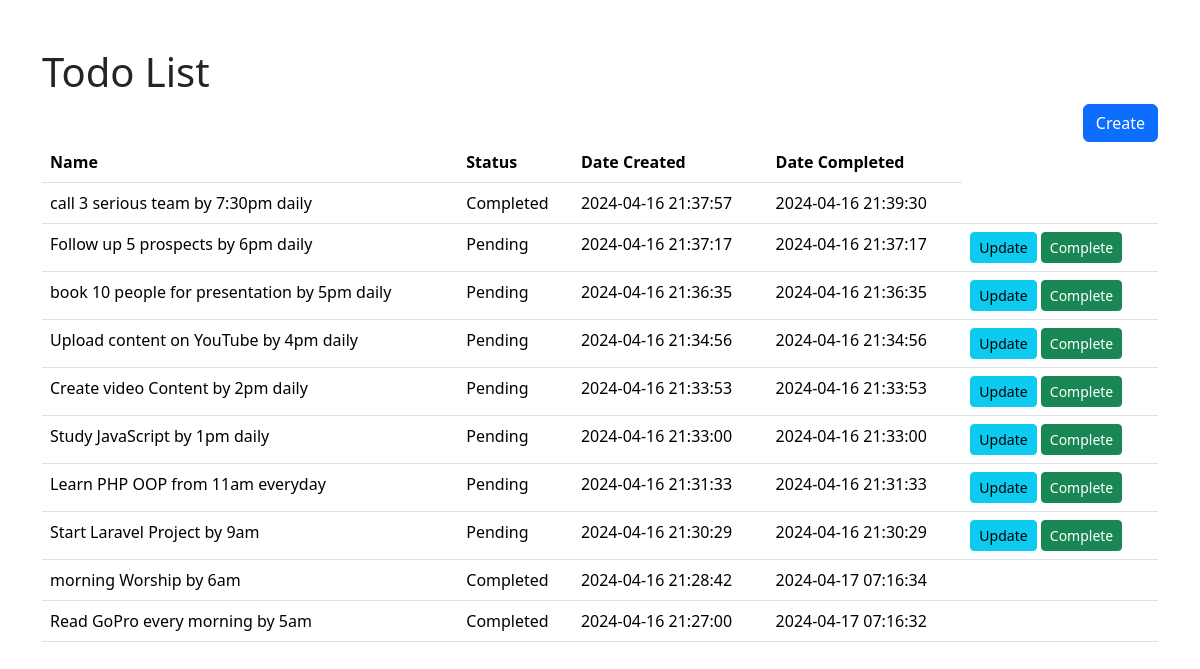
Before: / with the older database file.
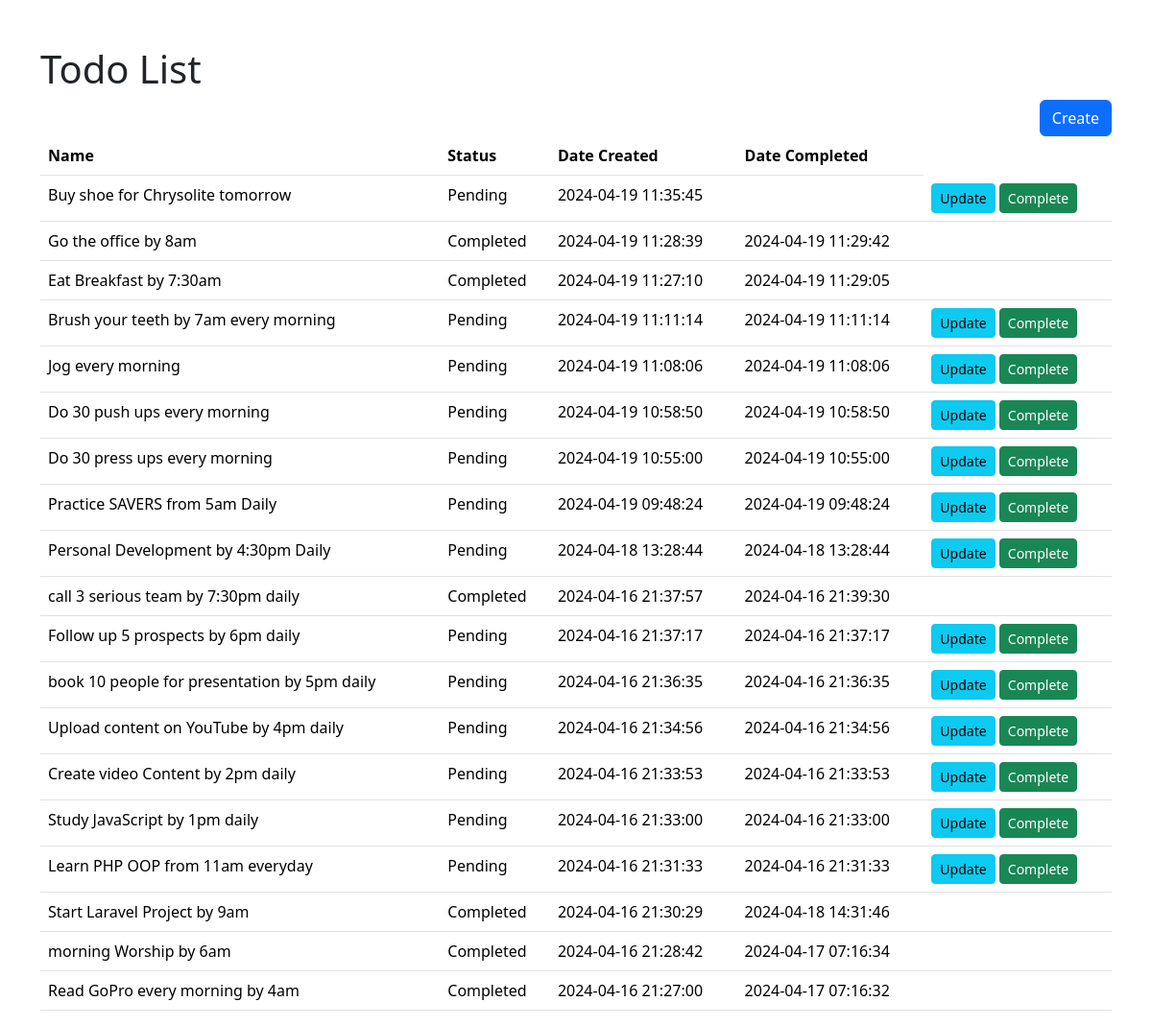
After: the same page with the newer database file.
### tables this page shows
CREATE TABLE `todos` (
  `id` int UNSIGNED NOT NULL,
  `name` varchar(100) NOT NULL,
  `is_completed` tinyint(1) NOT NULL DEFAULT '0',
  `created_at` timestamp NOT NULL DEFAULT CURRENT_TIMESTAMP,
  `updated_at` timestamp NOT NULL DEFAULT CURRENT_TIMESTAMP,
  `completed_at` timestamp NULL DEFAULT NULL
);

### todo.php (called while the page is built, shortened)
<?php
class Todo {
    private $conn;
    public function __construct($conn) {
        $this->conn = $conn;
    }
    public function findAll() {
        $sql = "SELECT * FROM todos ORDER BY created_at DESC";
        $result = $this->conn->query($sql);
        $todos = [];
        if ($result->num_rows > 0) {
            while($row = $result->fetch_object()) {
                $todos[] = $row;
            }
        }
        return $todos;
    }
}

### index.php (the view, shortened to what this page needs)
<?php
include 'Db.php';
include 'todo.php';
$todo = new Todo($conn);
$todos = $todo->findAll();
?>
<!DOCTYPE html>
<html>
<head>
    <link href="https://cdn.jsdelivr.net/npm/bootstrap@5.3.3/dist/css/bootstrap.min.css" rel="stylesheet">
</head>
<body>
    <div class="container mt-5">
        <h1>Todo List</h1>
        <div class="d-grid gap-2 d-md-flex justify-content-md-end">
        <a href="create.php"><button class="btn btn-primary" type="button">Create</button></a>
        </div>
        <table class="table">
            <thead>
                <tr>
                    <th>Name</th>
                    <th>Status</th>
                    <th>Date Created</th>
                    <th>Date Completed</th>
                </tr>
            </thead>
            <tbody>
                <?php foreach ($todos as $todo) { ?>
                    <tr>
                        <td><?php echo $todo->name; ?></td>
                        <td><?php echo $todo->is_completed ? 'Completed' : 'Pending'; ?></td>
                        <td><?php echo $todo->created_at; ?></td>
                        <td><?php echo $todo->completed_at; ?></td>
                        <td>
                            <?php if (!$todo->is_completed) { ?>
                                <a href="update.php?id=<?php echo $todo->id; ?>" class="btn btn-sm btn-info">Update</a>
                                <a href="complete.php?id=<?php echo $todo->id; ?>" class="btn btn-sm btn-success">Complete</a>
                            <?php } ?>
                        </td>
                    </tr>
                <?php } ?>
            </tbody>
        </table>
    </div>
</body>
</html>

Changed rows visible on the page:
added todos: name "Buy shoe for Chrysolite tomorrow", is_completed "Pending", created_at "2024-04-19 11:35:45"
added todos: name "Go the office by 8am", is_completed "Completed", created_at "2024-04-19 11:28:39", completed_at "2024-04-19 11:29:42"
added todos: name "Eat Breakfast by 7:30am", is_completed "Completed", created_at "2024-04-19 11:27:10", completed_at "2024-04-19 11:29:05"
added todos: name "Brush your teeth by 7am every morning", is_completed "Pending", created_at "2024-04-19 11:11:14", completed_at "2024-04-19 11:11:14"
added todos: name "Jog every morning", is_completed "Pending", created_at "2024-04-19 11:08:06", completed_at "2024-04-19 11:08:06"
added todos: name "Do 30 push ups every morning", is_completed "Pending", created_at "2024-04-19 10:58:50", completed_at "2024-04-19 10:58:50"
added todos: name "Do 30 press ups every morning", is_completed "Pending", created_at "2024-04-19 10:55:00", completed_at "2024-04-19 10:55:00"
added todos: name "Practice SAVERS from 5am Daily", is_completed "Pending", created_at "2024-04-19 09:48:24", completed_at "2024-04-19 09:48:24"
added todos: name "Personal Development by 4:30pm Daily", is_completed "Pending", created_at "2024-04-18 13:28:44", completed_at "2024-04-18 13:28:44"
changed todos "Start Laravel Project by 9am": completed_at "2024-04-16 21:30:29" → "2024-04-18 14:31:46"; is_completed "Pending Update Complete" → "Completed"
changed todos: name "Read GoPro every morning by 5am" → "Read GoPro every morning by 4am"
